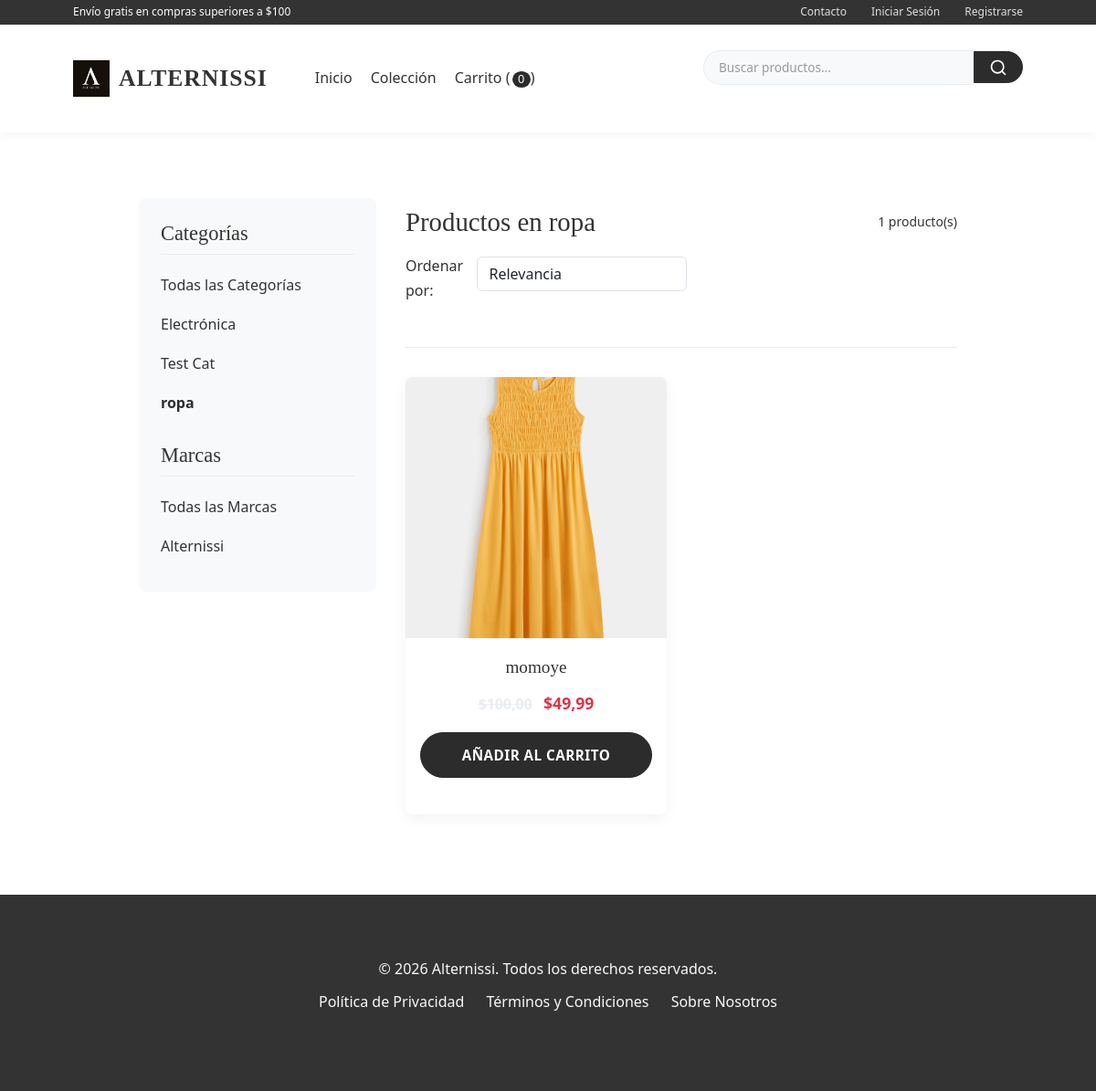
/categoria/ropa/, run on an earlier commit of the app's database.
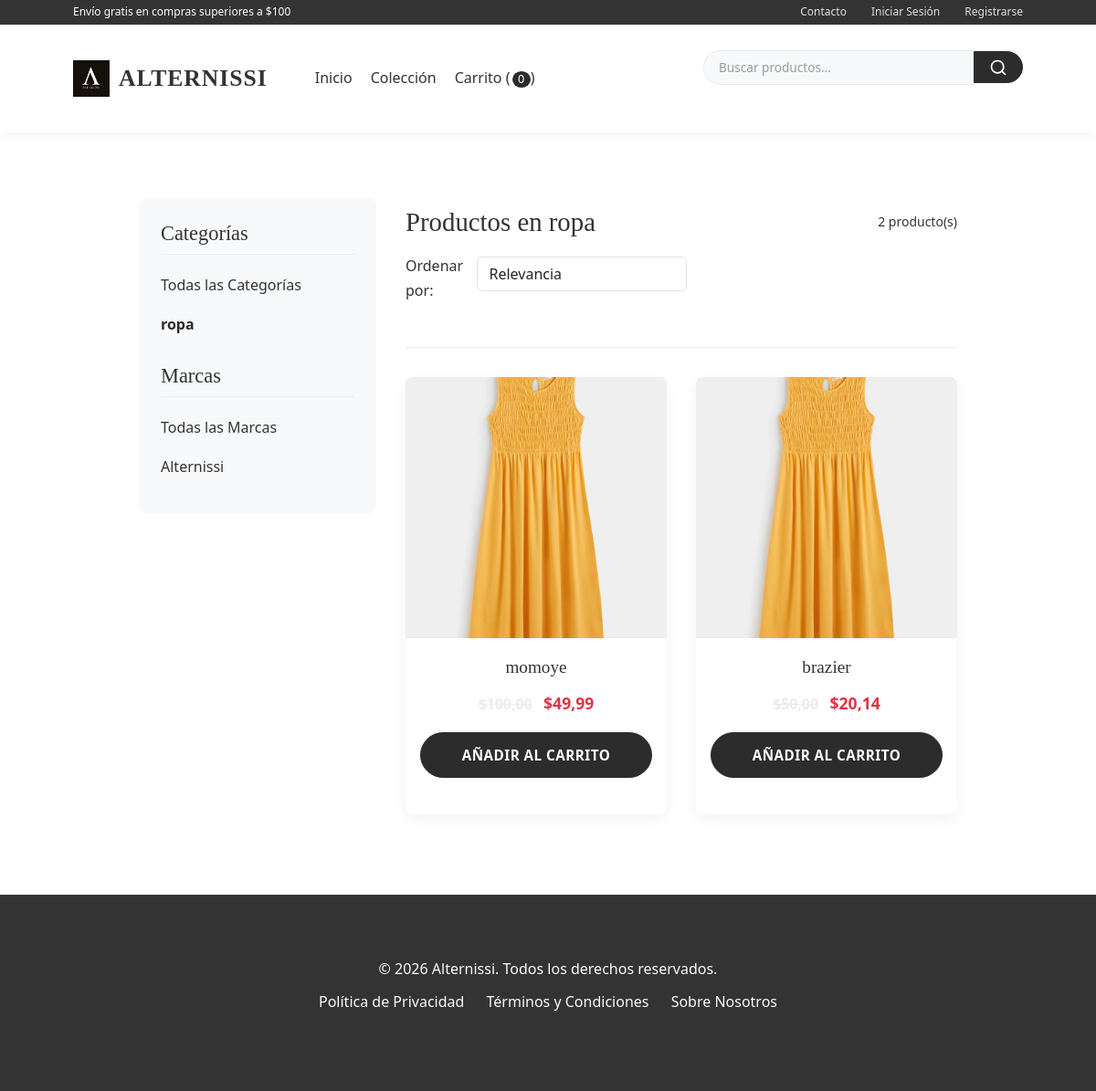
And on a later commit of the database.
### post/models.py (models this page shows, shortened)
class TimeStampedModel(models.Model):
    creado = models.DateTimeField(auto_now_add=True, db_index=True)
    actualizado = models.DateTimeField(auto_now=True)
    class Meta:
        abstract = True

class Categoria(TimeStampedModel):
    nombre = models.CharField(max_length=100, unique=True)
    slug = models.SlugField(max_length=100, unique=True, allow_unicode=True)
    descripcion = models.TextField(blank=True)
    imagen = models.ImageField(upload_to='categorias/', blank=True, null=True)
    activo = models.BooleanField(default=True)
    orden = models.PositiveIntegerField(default=0)
    class Meta:
        verbose_name = 'categoría'
        verbose_name_plural = 'categorías'
        ordering = ['orden', 'nombre']
        indexes = [
            models.Index(fields=['nombre']),
            models.Index(fields=['activo']),
        ]

class Marca(TimeStampedModel):
    nombre = models.CharField(max_length=100, unique=True)
    slug = models.SlugField(max_length=100, unique=True, allow_unicode=True)
    descripcion = models.TextField(blank=True)
    logo = models.ImageField(upload_to='marcas/', blank=True, null=True)
    activo = models.BooleanField(default=True)
    sitio_web = models.URLField(blank=True)
    class Meta:
        ordering = ['nombre']
        verbose_name_plural = 'marcas'
        indexes = [
            models.Index(fields=['nombre']),
            models.Index(fields=['activo']),
        ]

class Producto(TimeStampedModel):
    class Talla(models.TextChoices):
        XS = 'XS', 'Extra Small'
        S = 'S', 'Small'
        M = 'M', 'Medium'
        L = 'L', 'Large'
        XL = 'XL', 'Extra Large'
        XXL = 'XXL', 'Extra Extra Large'
        U = 'U', 'Única'
    class Genero(models.TextChoices):
        HOMBRE = 'H', 'Hombre'
        MUJER = 'M', 'Mujer'
        UNISEX = 'U', 'Unisex'
        NINO = 'N', 'Niño'
    nombre = models.CharField(max_length=200)
    slug = models.SlugField(max_length=200, unique=True, allow_unicode=True)
    sku = models.CharField(max_length=50, unique=True, editable=False, default=generar_sku)
    descripcion = models.TextField()
    caracteristicas = models.JSONField(default=dict, blank=True)  # Django 5.0+ feature
    precio = models.DecimalField(max_digits=12, decimal_places=2)
    precio_descuento = models.DecimalField(
        max_digits=12,
        decimal_places=2,
        blank=True,
        null=True,
        help_text="Si se especifica, será el precio mostrado como oferta."
    )
    categoria = models.ForeignKey(
        Categoria,
        related_name='productos',
        on_delete=models.PROTECT
    )
    marca = models.ForeignKey(
        Marca,
        related_name='productos',
        on_delete=models.SET_NULL,
        null=True,
        blank=True
    )
    talla = models.CharField(
        max_length=4,
        choices=Talla.choices,
        default=Talla.U
    )
    genero = models.CharField(
        max_length=1,
        choices=Genero.choices,
        default=Genero.UNISEX
    )
    color = models.CharField(max_length=50)
    material = models.CharField(max_length=100)
    stock = models.PositiveIntegerField()
    disponible = models.BooleanField(default=True)
    destacado = models.BooleanField(default=False)
    nuevo = models.BooleanField(default=False)
    etiquetas = models.ManyToManyField('EtiquetaProducto', blank=True)
    class Meta:
        ordering = ['-creado']
        indexes = [
            models.Index(fields=['nombre']),
            models.Index(fields=['precio']),
            models.Index(fields=['disponible']),
            models.Index(fields=['destacado']),
            models.Index(fields=['nuevo']),
            models.Index(fields=['categoria', 'disponible']),
        ]
        constraints = [
            models.CheckConstraint(
                check=Q(precio__gte=0),
                name='precio_positivo'
            ),
            models.CheckConstraint(
                check=Q(precio_descuento__isnull=True) | Q(precio_descuento__lt=F('precio')),
                name='descuento_valido'
            ),
        ]
    def get_absolute_url(self):
        return reverse('tienda:detalle_producto', args=[self.id, self.slug])
    @property
    def tiene_descuento(self):
        return self.precio_descuento is not None and self.precio_descuento < self.precio
    @property
    def precio_actual(self):
        return self.precio_descuento if self.tiene_descuento else self.precio
    @property
    def total_resenas(self):
        if hasattr(self, 'annotated_count_reviews'):
            return self.annotated_count_reviews
        return self.resenas.filter(aprobado=True).count()

class ImagenProducto(TimeStampedModel):
    producto = models.ForeignKey(
        Producto,
        related_name='imagenes',
        on_delete=models.CASCADE
    )
    imagen = models.ImageField(
        upload_to='productos/',
        help_text="Imagen del producto (recomendado 800x800px)"
    )
    orden = models.PositiveIntegerField(default=0)
    principal = models.BooleanField(default=False)
    alt_text = models.CharField(
        max_length=125,
        blank=True,
        help_text="Texto alternativo para accesibilidad (SEO)"
    )
    class Meta:
        ordering = ['orden']
        verbose_name = 'imagen de producto'
        verbose_name_plural = 'imágenes de producto'
        constraints = [
            models.UniqueConstraint(
                fields=['producto', 'principal'],
                condition=Q(principal=True),
                name='unica_imagen_principal'
            )
        ]

### post/views.py (the view)
# urls.py: path('categoria/<str:categoria_slug>/', views.ListaProductosView.as_view(), name='productos_por_categoria'),
class ListaProductosView(ListView):
    model = Producto
    template_name = 'post/lista_productos.html' # Corrected path
    context_object_name = 'productos'
    paginate_by = 12
    def get_queryset(self):
        queryset = super().get_queryset().filter(disponible=True).select_related('categoria', 'marca').prefetch_related('imagenes').annotate(
            annotated_avg_rating=Avg('resenas__calificacion', filter=Q(resenas__aprobado=True)),
            annotated_count_reviews=Count('resenas', filter=Q(resenas__aprobado=True))
        )
        categoria_slug = self.kwargs.get('categoria_slug')
        marca_slug = self.kwargs.get('marca_slug')
        if categoria_slug:
            queryset = queryset.filter(categoria__slug=categoria_slug)
        if marca_slug:
            queryset = queryset.filter(marca__slug=marca_slug)
        return queryset
    def get_context_data(self, **kwargs):
        context = super().get_context_data(**kwargs)
        context['categorias'] = Categoria.objects.filter(activo=True)
        context['marcas'] = Marca.objects.filter(activo=True)
        if self.kwargs.get('categoria_slug'):
            context['categoria_actual'] = get_object_or_404(Categoria, slug=self.kwargs['categoria_slug'])
        if self.kwargs.get('marca_slug'):
            context['marca_actual'] = get_object_or_404(Marca, slug=self.kwargs['marca_slug'])
        return context

### post/context_processors.py (called while the page is built)
def tienda_config_processor(request):
    config = ConfiguracionTienda.obtener_configuracion()
    moneda_simbolo_global = '$'
    if config and hasattr(config, 'simbolo_moneda') and config.simbolo_moneda:
        moneda_simbolo_global = config.simbolo_moneda
    return {
        'tienda_config': config,
        'moneda_simbolo_global': moneda_simbolo_global
    }

### post/models.py (called while the page is built)
    @classmethod
    def obtener_configuracion(cls):
        return cls.objects.filter(activo=True).first()

### post/templates/post/lista_productos.html (shortened to what the changed rows need)
{% extends "post/base.html" %}
{% load static %}
{% block content %}
<div class="container product-listing-page">
    <aside class="filters">
        <ul class="filter-list">
            {% for categoria in categorias %}
                <li>
                    {% url 'tienda:productos_por_categoria' categoria_slug=categoria.slug as categoria_url %}
                    <a href="{{ categoria_url }}" {% if categoria_actual == categoria %}class="active"{% endif %}>
                        {{ categoria.nombre }}
                    </a>
                </li>
            {% endfor %}
        </ul>
        <ul class="filter-list">
            {% for marca_obj in marcas %}
                <li>
                    {% url 'tienda:productos_por_marca' marca_slug=marca_obj.slug as marca_url %}
                    <a href="{{ marca_url }}" >
                        {{ marca_obj.nombre }}
                    </a>
                </li>
            {% endfor %}
        </ul>
    </aside>
    <section class="product-list-main">
        <header class="list-header">
            <h2>
                {% if categoria_actual %}
                    Productos en {{ categoria_actual.nombre }}
                {% elif marca_actual %}
                    Productos de {{ marca_actual.nombre }}
                {% elif request.GET.q %}
                    Resultados para "{{ request.GET.q }}"
                {% else %}
                    Todos nuestros Productos
                {% endif %}
            </h2>
             <small class="product-count">{{ page_obj.paginator.count }} producto(s)</small>
            <form method="get" id="sortForm" class="sort-form">
                <label for="orden">Ordenar por:</label>
                <select name="orden" id="orden" class="form-control" onchange="this.form.submit()">
                </select>
            </form>
        </header>
        {% if productos %}
            <div class="product-grid">
                {% for producto in productos %}
                    <div class="product-card">
                        <a href="{{ producto.get_absolute_url }}" class="product-card__image-container">
                        {% if producto.imagenes.first %}
                            <img src="{{ producto.imagenes.first.imagen.url }}" alt="{{ producto.nombre }}">
                        {% else %}
                            <img src="{% static 'post/images/placeholder.png' %}" alt="Imagen no disponible">
                        {% endif %}
                        </a>
                        <div class="product-card__info">
                            <a href="{{ producto.get_absolute_url }}" class="product-card__name">{{ producto.nombre }}</a>
                            <p class="product-card__price">
                                {% if producto.tiene_descuento %}
                                    <span class="original-price">${{ producto.precio|floatformat:2 }}</span>
                                    <span class="discounted-price">${{ producto.precio_actual|floatformat:2 }}</span>
                                {% else %}
                                    <span>${{ producto.precio_actual|floatformat:2 }}</span>
                                {% endif %}
                            </p>
                            <form action="{% url 'tienda:agregar_al_carrito' producto_id=producto.id %}" method="post" class="mt-auto add-to-cart-form">
                                <button type="submit" class="btn btn-primary w-100">Añadir al Carrito</button>
                            </form>
                        </div>
                    </div>
                {% endfor %}
            </div>
        {% else %}
            <div class="text-center py-5">
                <p class="lead">No se encontraron productos.</p>
                <a href="{% url 'tienda:lista_productos' %}" class="btn btn-primary mt-3">Ver todos</a>
            </div>
        {% endif %}
    </section>
</div>
{% endblock %}

What changed in the data, as far as the page shows it:
removed Categoria: nombre "Electrónica"
removed Categoria: nombre "Test Cat"
added Producto: imagenes.first.imagen (picture), nombre "brazier", precio "50,00", precio_actual "20,14"
Also different on the page:
{{ page_obj.paginator.count }}: "1" → "2"
